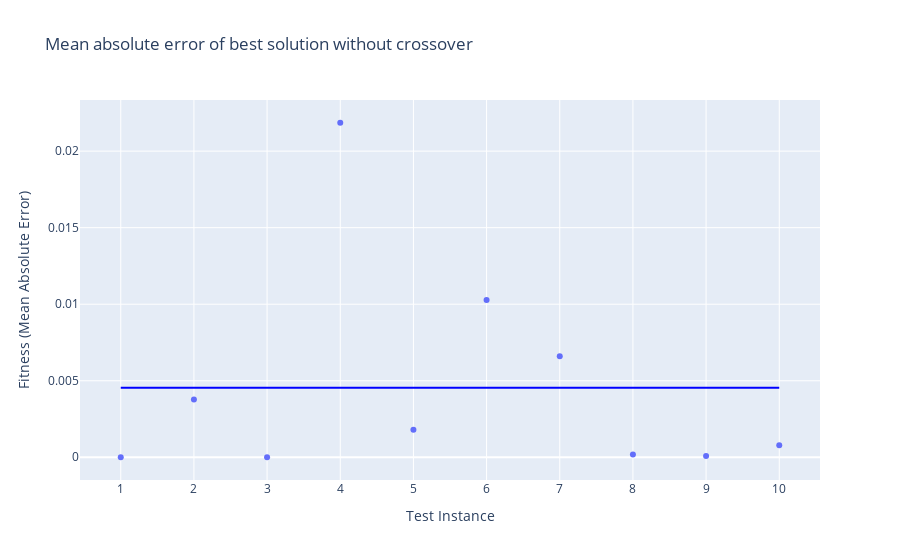

Source (notebook cell):
### Code cell
#Mean absolute error of best solution without crossover

xAxis = []
for i in range(len(bestRunsTree)):
    xAxis.append(i + 1)

data = {'Test Instance': xAxis,
        'Fitness (Mean Absolute Error)': mae}

df = pd.DataFrame(data)  


fig = px.scatter(df, x = "Test Instance", y="Fitness (Mean Absolute Error)",
             title="Mean absolute error of best solution without crossover")

fig.update_layout(
    xaxis = dict(
        tickmode = 'linear',
        tick0 = 0,
        dtick = 1
    )
)
average = sum(mae) / len(mae)
#fig.add_hline(average)

fig.add_shape(type='line',
                x0=1,
                y0=average,
                x1=10,
                y1=average,
                line=dict(color='Blue',),
                xref='x',
                yref='y'
)
fig.write_image('without_crossover-mae.pdf')

fig.show()

### Figure 1 — Plotly figure (JSON) as saved in the notebook; plotly's stock layout.template omitted (floating-point values rounded to 4 significant figures)
{"data": [{"hovertemplate": "Test Instance=%{x}<br>Fitness (Mean Absolute Error)=%{y}<extra></extra>", "legendgroup": "", "marker": {"color": "#636efa", "symbol": "circle"}, "mode": "markers", "name": "", "orientation": "v", "showlegend": false, "type": "scatter", "x": [1, 2, 3, 4, 5, 6, 7, 8, 9, 10], "xaxis": "x", "y": [3.905e-06, 0.003774, 2.492e-06, 0.02185, 0.001802, 0.01027, 0.006607, 0.0001882, 9.006e-05, 0.0007922], "yaxis": "y"}], "layout": {"legend": {"tracegroupgap": 0}, "shapes": [{"line": {"color": "Blue"}, "type": "line", "x0": 1, "x1": 10, "xref": "x", "y0": 0.004538, "y1": 0.004538, "yref": "y"}], "title": {"text": "Mean absolute error of best solution without crossover"}, "xaxis": {"anchor": "y", "domain": [0, 1], "dtick": 1, "tick0": 0, "tickmode": "linear", "title": {"text": "Test Instance"}}, "yaxis": {"anchor": "x", "domain": [0, 1], "title": {"text": "Fitness (Mean Absolute Error)"}}}}
